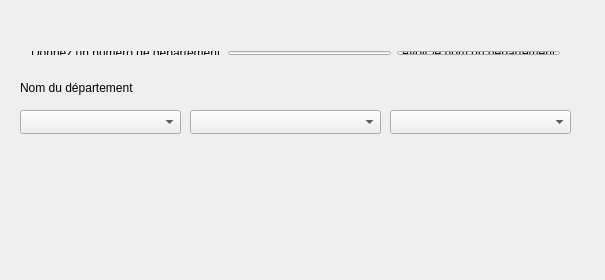
<?xml version="1.0" encoding="UTF-8"?>
<ui version="4.0">
 <class>Widget</class>
 <widget class="QWidget" name="Widget">
  <property name="geometry">
   <rect>
    <x>0</x>
    <y>0</y>
    <width>605</width>
    <height>280</height>
   </rect>
  </property>
  <property name="windowTitle">
   <string>Widget</string>
  </property>
  <widget class="QLabel" name="labelNomDep">
   <property name="geometry">
    <rect>
     <x>20</x>
     <y>80</y>
     <width>221</width>
     <height>16</height>
    </rect>
   </property>
   <property name="text">
    <string>Nom du département</string>
   </property>
  </widget>
  <widget class="QComboBox" name="comboBoxRegion">
   <property name="geometry">
    <rect>
     <x>20</x>
     <y>110</y>
     <width>161</width>
     <height>24</height>
    </rect>
   </property>
   <property name="currentText">
    <string/>
   </property>
  </widget>
  <widget class="QComboBox" name="comboBoxDep">
   <property name="geometry">
    <rect>
     <x>190</x>
     <y>110</y>
     <width>191</width>
     <height>24</height>
    </rect>
   </property>
  </widget>
  <widget class="QComboBox" name="comboBoxVille">
   <property name="geometry">
    <rect>
     <x>390</x>
     <y>110</y>
     <width>181</width>
     <height>24</height>
    </rect>
   </property>
  </widget>
  <widget class="QWidget" name="">
   <property name="geometry">
    <rect>
     <x>20</x>
     <y>40</y>
     <width>551</width>
     <height>26</height>
    </rect>
   </property>
   <layout class="QHBoxLayout" name="horizontalLayout">
    <item>
     <widget class="QLabel" name="label">
      <property name="text">
       <string>Donnez un numéro de département</string>
      </property>
     </widget>
    </item>
    <item>
     <widget class="QLineEdit" name="lineEditNumDep"/>
    </item>
    <item>
     <widget class="QPushButton" name="pushButtonAvoirNomDep">
      <property name="text">
       <string>Avoir le nom du département</string>
      </property>
     </widget>
    </item>
   </layout>
  </widget>
 </widget>
 <layoutdefault spacing="6" margin="11"/>
 <resources/>
 <connections/>
</ui>
